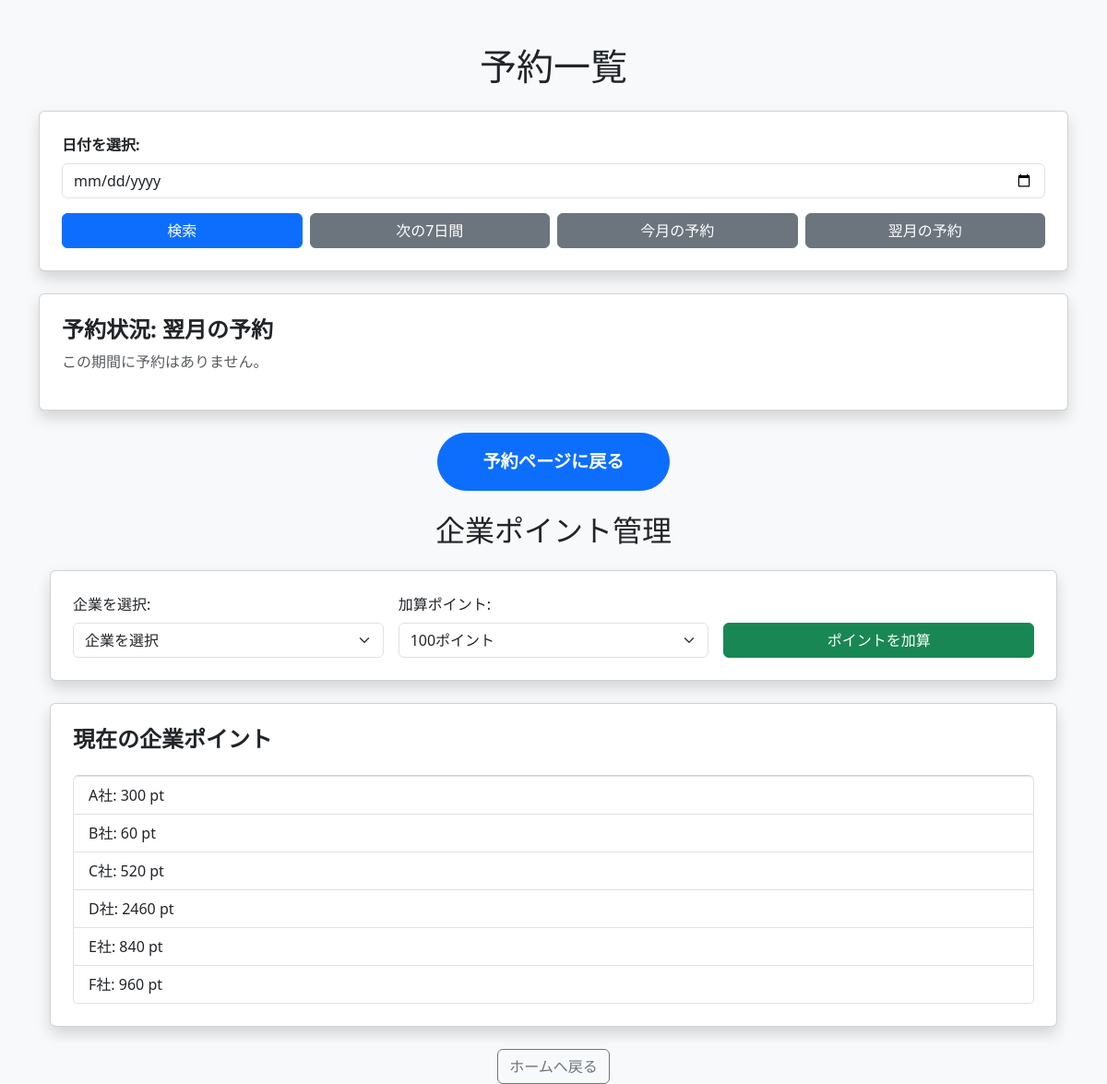
The app's page /reservations_list?range=next_month with its own data.
### app.py (models this page shows)
class CompanyPoints(db.Model):
    id = db.Column(db.Integer, primary_key=True)
    company = db.Column(db.String(50), unique=True, nullable=False)
    points = db.Column(db.Integer, default=1000)

### app.py (the view, shortened to what this page needs)
@app.route('/reservations_list', methods=['GET'])
def reservations_list():
    date_param = request.args.get('date')
    range_type = request.args.get('range')
    reservations = []
    selected_date = None
    today = datetime.today().date()
    if range_type == "7days":
        end_date = today + timedelta(days=7)
        reservations = Reservation.query.filter(
            and_(Reservation.date >= today, Reservation.date <= end_date)
        ).order_by(Reservation.date, Reservation.start_time).all()
    elif range_type == "month":
        end_date = (today.replace(day=1) + timedelta(days=31))
        reservations = Reservation.query.filter(
            and_(Reservation.date >= today, Reservation.date < end_date)
        ).order_by(Reservation.date, Reservation.start_time).all()
    elif range_type == 'next_month':
        first_day_next_month = (today.replace(day=1) + timedelta(days=32)).replace(day=1)
        last_day_next_month = (first_day_next_month + timedelta(days=32)).replace(day=1) - timedelta(days=1)
        reservations = Reservation.query.filter(
            and_(Reservation.date >= first_day_next_month, Reservation.date <= last_day_next_month)
        ).order_by(Reservation.date, Reservation.start_time).all()
    companies = ['A社', 'B社', 'C社', 'D社', 'E社', 'F社']
    company_points = {company: fetch_company_points(company) for company in companies}
    return render_template(
        'reservations_list.html',
        reservations=reservations,
        selected_date=selected_date,
        range_type=range_type,
        company_points=company_points
    )

### app.py (called while the page is built)
def fetch_company_points(company_name):
    company_record = CompanyPoints.query.filter_by(company=company_name).first()
    return company_record.points if company_record else 0

### templates/reservations_list.html (shortened to what this page needs)
<!DOCTYPE html>
<html lang="ja">
<head>
  <link href="https://cdn.jsdelivr.net/npm/bootstrap@5.3.0/dist/css/bootstrap.min.css" rel="stylesheet">
  <link href="https://cdn.jsdelivr.net/npm/fullcalendar@6.1.8/main.min.css" rel="stylesheet">
</head>
<body class="bg-light">
  <div class="container mt-5">
    <h1 class="text-center mb-4">予約一覧</h1>
    <div class="card shadow p-4 mb-4">
      <form method="get" action="/reservations_list">
        <div class="mb-3">
          <label for="date" class="form-label fw-bold">日付を選択:</label>
          <input type="date" id="date" name="date" class="form-control" required>
        </div>
        <div class="d-flex gap-2">
          <button type="submit" class="btn btn-primary w-100">検索</button>
          <a href="/reservations_list?range=7days" class="btn btn-secondary w-100">次の7日間</a>
          <a href="/reservations_list?range=month" class="btn btn-secondary w-100">今月の予約</a>
          <a href="/reservations_list?range=next_month" class="btn btn-secondary w-100">翌月の予約</a>
        </div>
      </form>
    </div>
    <div class="card shadow p-4 mt-4">
      <h4 class="fw-bold">
        予約状況:
        {% if selected_date %}
          {{ selected_date }}
        {% else %}
          {% if range_type == "7days" %}
            次の7日間
          {% elif range_type == "month" %}
            今月の予約
          {% elif range_type == "next_month" %}
            翌月の予約
          {% else %}
            日付を選択してください
          {% endif %}
        {% endif %}
      </h4>
      {% if reservations %}
      <div class="table-responsive">
        <table class="table table-striped table-hover table-bordered mt-3">
          <thead class="table-dark">
            <tr>
              <th>予約日</th>
              <th>曜日</th>
              <th>企業名</th>
              <th>氏名</th>
              <th>社員番号</th>
              <th>エリア名</th>
              <th>開始時刻</th>
              <th>終了時刻</th>
              <th>ケータリング</th>
              <th>操作</th>
            </tr>
          </thead>
          <tbody>
            {% for reservation in reservations|sort(attribute='start_time')|sort(attribute='date') %}
            <tr class="{% if 'キヅキ' in reservation.area %}table-danger{% elif 'オチツキ' in reservation.area %}table-success{% elif 'シタシミ' in reservation.area %}table-primary{% elif 'ニギワイ' in reservation.area %}table-warning{% elif '全体貸切' in reservation.area %}table-info{% endif %}">
              <td>{{ reservation.date }}</td>
              <td>
                {% set weekday = reservation.date.strftime('%A') %}
                {{ weekday | replace('Monday', '月') | replace('Tuesday', '火') | replace('Wednesday', '水') | replace('Thursday', '木') | replace('Friday', '金') | replace('Saturday', '土') | replace('Sunday', '日') }}
              </td>
              <td>{{ reservation.company }}</td>
              <td>{{ reservation.name }}</td>
              <td>{{ reservation.employee_id }}</td>
              <td>{{ reservation.area if reservation.area else "未設定" }}</td>
              <td>{{ reservation.start_time }}</td>
              <td>{{ reservation.end_time }}</td>
              <td>
                {% if reservation.catering_course %}
                  ○ ({{ reservation.catering_course }}円コース × {{ reservation.catering_people }})<br>
                  ビール: {{ reservation.beer_count|default(0, true)|int }}本 ({{ reservation.beer_count|default(0, true)|int * 250 }}円)<br>
                  {% set sparkling = reservation.wine_sparkling|default(0, true)|int %}
                  {% set white = reservation.wine_white|default(0, true)|int %}
                  {% set red = reservation.wine_red|default(0, true)|int %}
                  {% set wine_total = sparkling + white + red %}
                  ワイン: スパークリング: {{ sparkling }}本, 白: {{ white }}本, 赤: {{ red }}本 ({{ wine_total * 2000 }}円)<br>
                  {% set catering_total = (reservation.catering_course|int * reservation.catering_people|int)
                      + (reservation.beer_count|default(0, true)|int * 250)
                      + (wine_total * 2000) %}
                  総額: {{ catering_total }}円
                {% else %}
                  -
                {% endif %}
              </td>
              <td>
                <form action="{{ url_for('delete_reservation', reservation_id=reservation.id) }}" method="post">
                  <button type="submit" class="btn btn-danger btn-sm" onclick="return confirm('本当に削除しますか？');">削除</button>
                </form>
              </td>
            </tr>
            {% endfor %}
          </tbody>
        </table>
      </div>
      {% else %}
        <p class="text-muted">この期間に予約はありません。</p>
      {% endif %}
    </div>
    <div class="text-center mt-4">
      <a href="/reserve" class="btn btn-primary rounded-pill px-5 py-3 fw-bold" style="font-size: 1.2rem;">
        予約ページに戻る
      </a>
    </div>
    <div class="container mt-4">
      <h2 class="text-center mb-4">企業ポイント管理</h2>
      <div class="card shadow p-4 mb-4">
        <form action="/add_points" method="post" class="row g-3">
          <div class="col-md-4">
            <label for="company" class="form-label">企業を選択:</label>
            <select name="company" id="company" class="form-select" required>
              <option value="">企業を選択</option>
            </select>
          </div>
          <div class="col-md-4">
            <label for="points" class="form-label">加算ポイント:</label>
            <select name="points" id="points" class="form-select" required>
              <option value="100">100ポイント</option>
            </select>
          </div>
          <div class="col-md-4 d-flex align-items-end">
            <button type="submit" class="btn btn-success w-100">ポイントを加算</button>
          </div>
        </form>
      </div>
      <div class="card shadow p-4">
        <h4 class="fw-bold">現在の企業ポイント</h4>
        <ul id="company_points_list" class="list-group mt-3">
          {% for company, points in company_points.items() %}
            <li class="list-group-item">{{ company }}: {{ points }} pt</li>
          {% endfor %}
        </ul>
      </div>
    </div>
    <div class="text-center mt-4">
      <a href="/reserve" class="btn btn-outline-secondary">ホームへ戻る</a>
    </div>
  </div>
</body>
</html>

### templates/reservations_list.html (style rules this page uses)
body { background-color: #e6f2e6; }

### records on screen
CompanyPoints: company "A社", points "300"
CompanyPoints: company "C社", points "520"
CompanyPoints: company "D社", points "2460"
CompanyPoints: company "E社", points "840"
CompanyPoints: company "F社", points "960"

### other values on screen
{{ company }} "B社"
{{ points }} "60"
